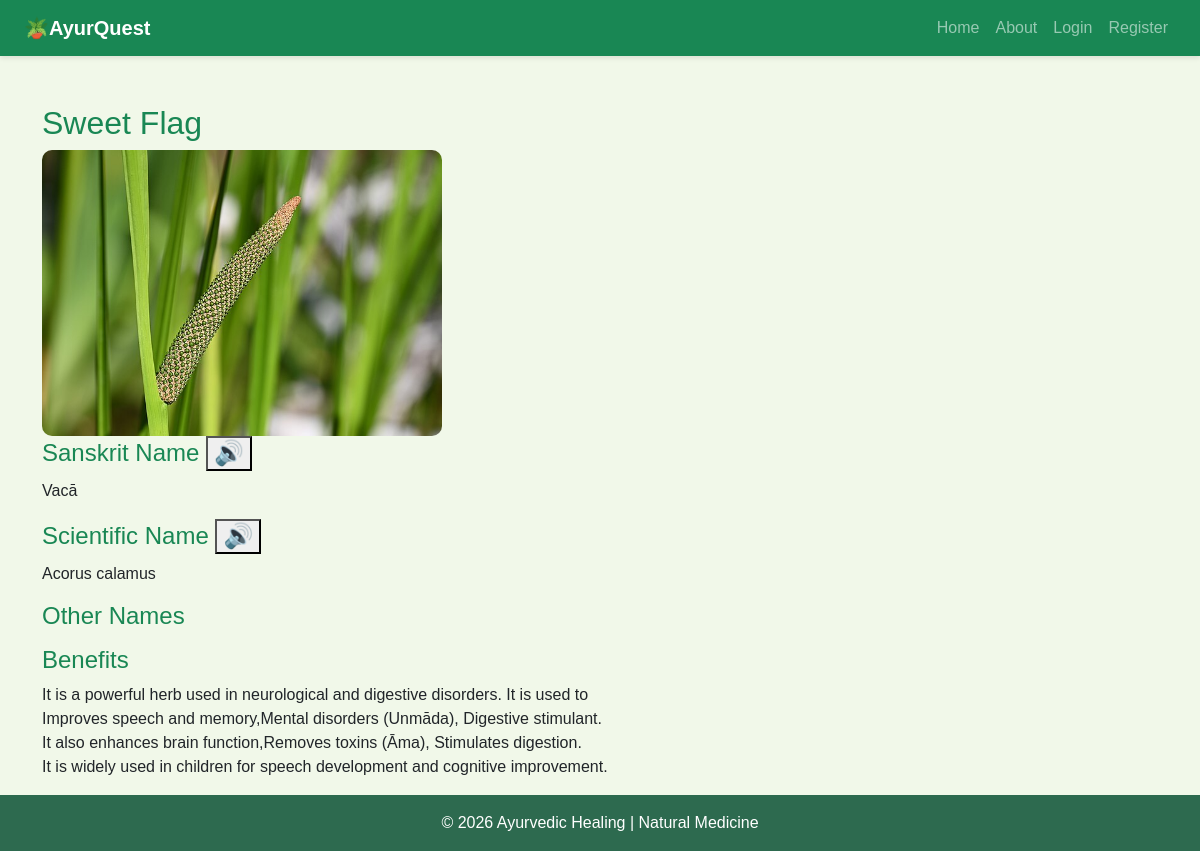
Screenshot of /plant_details.php?id=2 with the database file from the repository.
### tables this page shows
CREATE TABLE `medicinal_plants` (
  `id` int(11) NOT NULL,
  `plant_name` varchar(100) NOT NULL,
  `sanskrit_name` varchar(100) DEFAULT NULL,
  `scientific_name` varchar(150) DEFAULT NULL,
  `other_names` varchar(200) DEFAULT NULL,
  `benefits` text DEFAULT NULL,
  `image` varchar(255) DEFAULT NULL
);

### plant_details.php (the view, shortened to what this page needs)
<?php
include 'includes/db.php';
include 'includes/header.php';
$id = $_GET['id'];
$query = "SELECT * FROM medicinal_plants WHERE id=$id";
$result = mysqli_query($conn,$query);
$row = mysqli_fetch_assoc($result);
?>
<div class="container mt-5">
<h2 class="text-success"><?php echo $row['plant_name']; ?></h2>
<img src="images/<?php echo $row['image']; ?>" style="width:100%; max-width:400px; height:auto; object-fit:cover;">
<h4 class="text-success">Sanskrit Name
  <button onclick="speakText('<?php echo $row['sanskrit_name']; ?>')">🔊</button>
</h4>
<p><?php echo $row['sanskrit_name']; ?></p>
<h4 class="text-success">Scientific Name
  <button onclick="speakText('<?php echo $row['scientific_name']; ?>')">🔊</button>
</h4>
<p><?php echo $row['scientific_name']; ?></p>
<h4 class="text-success">Other Names</h4>
<h4 class="text-success">Benefits</h4>
<p><?php echo nl2br($row['benefits']); ?></p>
</div>
<?php include 'includes/footer.php'; ?>

### css/style.css (style rules this page uses)
body { background:#f1f8e9; font-family: Arial, Helvetica, sans-serif; margin:0; padding:0; }
img { max-width:100%; border-radius:10px; }
h4 { color:#2e7d32; }

### rows the page displays
medicinal_plants: plant_name "Sweet Flag", image (picture), sanskrit_name "Vacā", scientific_name "Acorus calamus", benefits "It is a powerful herb used in neurological and digestive disorders. It is used to Improves speech and memory,Mental disorders (Unmāda), Digestive stimulant. It also enhances brain function,Removes toxins (Āma), Stimulates digestion. It is widely used in children for speech development and cognitive improvement."
